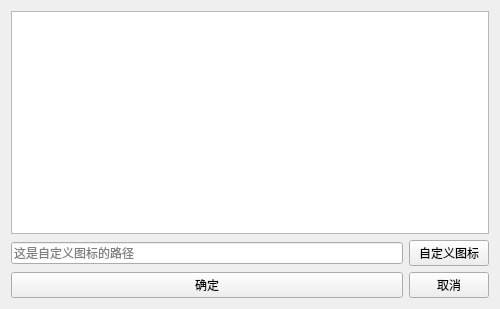
<?xml version="1.0" encoding="UTF-8"?>
<ui version="4.0">
 <class>IconSelector</class>
 <widget class="QWidget" name="IconSelector">
  <property name="geometry">
   <rect>
    <x>0</x>
    <y>0</y>
    <width>500</width>
    <height>309</height>
   </rect>
  </property>
  <property name="windowTitle">
   <string>图标选择</string>
  </property>
  <layout class="QGridLayout" name="gridLayout">
   <item row="2" column="0">
    <widget class="QPushButton" name="pb_ok">
     <property name="text">
      <string>确定</string>
     </property>
    </widget>
   </item>
   <item row="1" column="1" colspan="2">
    <widget class="QPushButton" name="pb_custom">
     <property name="text">
      <string>自定义图标</string>
     </property>
    </widget>
   </item>
   <item row="1" column="0">
    <widget class="QLineEdit" name="le_custom">
     <property name="placeholderText">
      <string>这是自定义图标的路径</string>
     </property>
    </widget>
   </item>
   <item row="2" column="1" colspan="2">
    <widget class="QPushButton" name="pb_cancel">
     <property name="text">
      <string>取消</string>
     </property>
    </widget>
   </item>
   <item row="0" column="0" colspan="3">
    <widget class="QListWidget" name="lw_default">
     <property name="movement">
      <enum>QListView::Static</enum>
     </property>
     <property name="viewMode">
      <enum>QListView::IconMode</enum>
     </property>
     <property name="selectionRectVisible">
      <bool>true</bool>
     </property>
    </widget>
   </item>
  </layout>
 </widget>
 <resources/>
 <connections/>
</ui>
